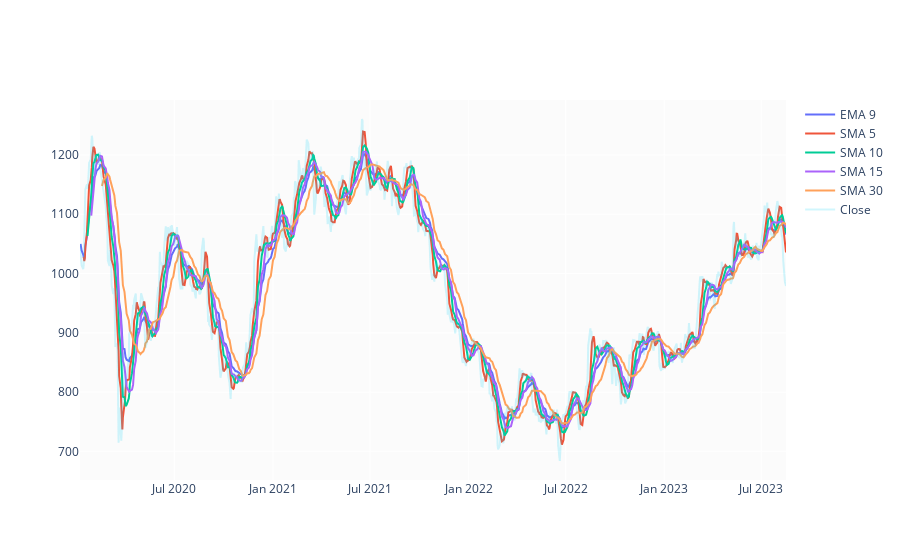

Notebook code cell kept with this figure:
### Code cell
df['EMA_9'] = df['Close'].ewm(9).mean().shift()
df['SMA_5'] = df['Close'].rolling(5).mean().shift()
df['SMA_10'] = df['Close'].rolling(10).mean().shift()
df['SMA_15'] = df['Close'].rolling(15).mean().shift()
df['SMA_30'] = df['Close'].rolling(30).mean().shift()

fig = go.Figure()
fig.add_trace(go.Scatter(x=df.Date, y=df.EMA_9, name='EMA 9'))
fig.add_trace(go.Scatter(x=df.Date, y=df.SMA_5, name='SMA 5'))
fig.add_trace(go.Scatter(x=df.Date, y=df.SMA_10, name='SMA 10'))
fig.add_trace(go.Scatter(x=df.Date, y=df.SMA_15, name='SMA 15'))
fig.add_trace(go.Scatter(x=df.Date, y=df.SMA_30, name='SMA 30'))
fig.add_trace(go.Scatter(x=df.Date, y=df.Close, name='Close', opacity=0.2))
fig.show()

### Figure 1 — Plotly figure (JSON) as saved in the notebook; plotly's stock layout.template omitted (floating-point values rounded to 4 significant figures; data arrays with more than 128 entries replaced by an {"elided": "..."} marker saying what was removed)
{"data": [{"name": "EMA 9", "type": "scatter", "x": {"elided": "898 str values"}, "y": {"elided": "898 float values"}}, {"name": "SMA 5", "type": "scatter", "x": {"elided": "898 str values"}, "y": {"elided": "898 float values"}}, {"name": "SMA 10", "type": "scatter", "x": {"elided": "898 str values"}, "y": {"elided": "898 float values"}}, {"name": "SMA 15", "type": "scatter", "x": {"elided": "898 str values"}, "y": {"elided": "898 float values"}}, {"name": "SMA 30", "type": "scatter", "x": {"elided": "898 str values"}, "y": {"elided": "898 float values"}}, {"name": "Close", "opacity": 0.2, "type": "scatter", "x": {"elided": "898 str values"}, "y": {"elided": "898 float values"}}], "layout": {}}
